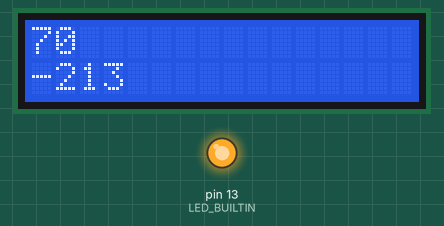
A sketch run on a simulated Arduino Uno, built with avr-gcc and run on an emulated ATmega328P. Parts: 16×2 character LCD, output pins drawn as LEDs (lit = HIGH). Random numbers use the default seed unless the sketch sets one; what the sketch prints to the serial monitor is not drawn.

Above: at 1.1 s.
At 10.2 s:
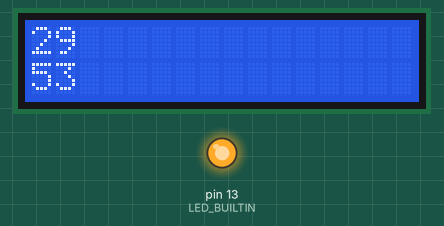
At 19.2 s:
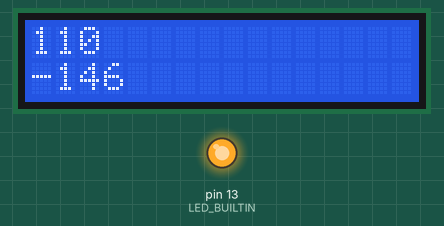
At 38.3 s:
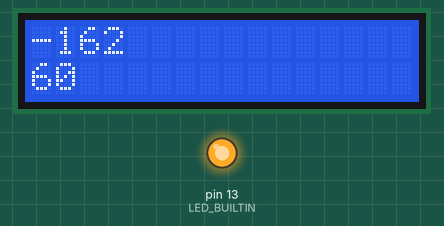
Timing chart, 0 to 39.8 s (numbered marks = the images above):
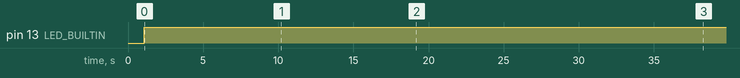

Measured:
- by itself, pin 13 (LED_BUILTIN): LOW → HIGH at 1.1 s
- what the display in image 0 shows lasts 1.0 s, from 1.1 s to 2.1 s

The sketch:

GPS-Empfang.ino
```cpp
#include <LiquidCrystal.h>
const int rs = 12, en = 11, d4 = 5, d5 = 4, d6 = 3, d7 = 2;
LiquidCrystal lcd(rs, en, d4, d5, d6, d7);


int delaye = 1000;
long lat = 557080;   //55.7080
long lon = 424452;   //42.4452
long hig = 10000000; //1000.0000
long v_lat = 0.0;
long v_lon = 0.0;
long v_hig = 0.0;
long v_lat_min =    -162 * (delaye / 1000.0);  // -0.02 * (delaye / 1000.0)
long v_lat_max =     162 * (delaye / 1000.0);  //  0.02 * (delaye / 1000.0)
long v_lon_min =    -262 * (delaye / 1000.0);  // -0.02 * (delaye / 1000.0)
long v_lon_max =     262 * (delaye / 1000.0);  //  0.02 * (delaye / 1000.0)
long v_hig_min = -100000 * (delaye / 1000.0);  //-11.00 * (delaye / 1000.0)
long v_hig_max =       0 * (delaye / 1000.0);  //  0.00 * (delaye / 1000.0)
int i = 0;


void setup() {
  Serial.begin(9600);
  pinMode(LED_BUILTIN, OUTPUT);
  delay(1000);
  lcd.begin(16, 2);
  lcd.clear();
}

void loop() {
  i++;
  long randLat = random(  -162 * (delaye / 1000.0),   162 * (delaye / 1000.0) + 1);    //random(  -20,   21) /  10.0
  long randLon = random(  -262 * (delaye / 1000.0),   262 * (delaye / 1000.0) + 1);    //random(  -20,   21) /  10.0
  long randHig = random(-108100, -88099);  //random(-1081, -880) / 100.0
  v_lat += randLat;
  v_lon += randLon;
  v_hig += randHig * (delaye / 1000.0);
  v_lat = constrain(v_lat, v_lat_min, v_lat_max);
  v_lon = constrain(v_lon, v_lon_min, v_lon_max);
  v_hig = constrain(v_hig, v_hig_min, v_hig_max);
  lat += v_lat;
  lon += v_lon;
  hig += v_hig + random(-10000, 10001);
  if (hig <= 100000) {  //hig <= 10.0
    hig = 10000000;     //hig = 1000.0
    v_lat = 0.0;
    v_lon = 0.0;
    v_hig = 0.0;
  }
  //Serial.println(String(randLat) + "\n" + String(randLon));
  if (i >= 1000.0 / delaye) {
    lcd.clear();
    lcd.print(v_lat);
    lcd.setCursor(0, 1);
    lcd.print(v_lon);
    i = 0;
    digitalWrite(LED_BUILTIN, HIGH);
    Serial.print("51 " + String(lat) + ", 7 " + String(lon) + ", " + String(hig));//51 55.7080, 7 42.4452
  }
  delay(delaye);
  digitalWrite(LED_BUILTIN, LOW);
  /*Serial.print("51 54.7080, 7 43.4452");//51 54.7080, 7 43.4452
  delay(delaye);
  Serial.print("51 53.7080, 7 44.4452");//51 53.7080, 7 44.4452
  delay(delaye);
  Serial.print("51 52.7080, 7 45.4452");//51 52.7080, 7 45.4452
  delay(delaye);
  Serial.print("51 51.7080, 7 46.4452");//51 51.7080, 7 46.4452
  delay(delaye);
  Serial.print("51 52.7080, 7 45.4452");//51 52.7080, 7 45.4452
  delay(delaye);
  Serial.print("51 53.7080, 7 44.4452");//51 53.7080, 7 44.4452
  delay(delaye);
  Serial.print("51 54.7080, 7 43.4452");//51 54.7080, 7 43.4452
  delay(delaye);*/
}
```
